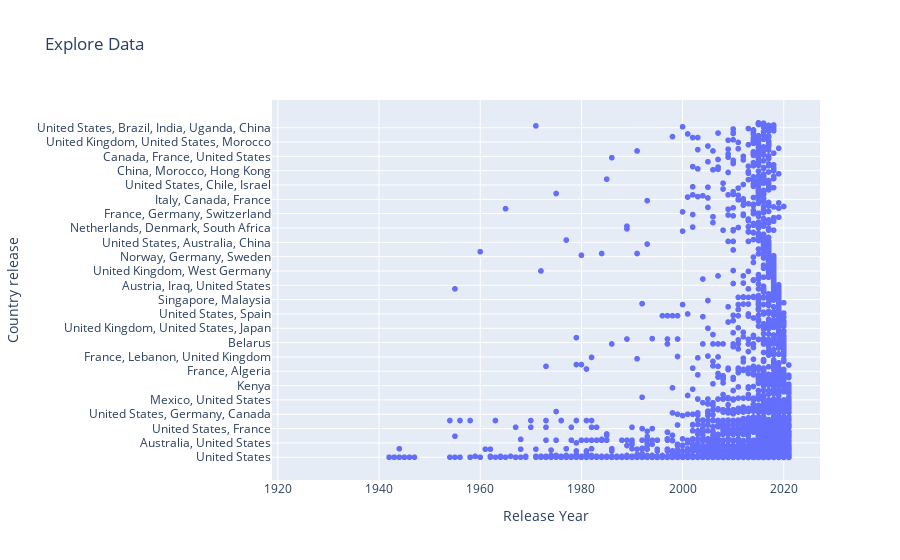

Write notebook code for a chart like this one.
### Markdown cell above
# Explore: To Analyise where the movies have released heavily .
## Analysis
- Type: Scatterplot
- Labels: 
 - x-axis: timeline of movies released
 - y - axis: countries in which the movies released
- Justification: Users can zoom in/out and pan to explore specific regions of the plot.
- Customisation :
- Download : Download as img , 
- hover Function : Hover on points to see the label , 
- Box Select :  To filter the plot size , 
- Lasso Effect : Draw to fouces on sample size, 
- Zoom : Zoom In and Zoom out, 
- AutoScale: To see and  cover entire dataset

### Code cell
import plotly.express as px

# fig = px.scatter(df, x='release_year', y='country')
# fig.update_layout(title='Explore Data', xaxis_title='Release Year', yaxis_title='Country release' )
# fig.show()

fig = px.scatter(df, x='release_year', y='country', title='Explore Data',
                 labels={'release_year': 'Release Year', 'country': 'Country release'}, hover_data={'title': False},
                 hover_name='title')

# Update layout
fig.update_layout(title='Explore Data', xaxis_title='Release Year', yaxis_title='Country release')

# Show plot
fig.show()

# Hover on the plot to get the options to zoom

### Figure 1 — Plotly figure (JSON) as saved in the notebook; plotly's stock layout.template omitted (floating-point values rounded to 4 significant figures; data arrays with more than 128 entries replaced by an {"elided": "..."} marker saying what was removed)
{"data": [{"customdata": {"elided": "8807x1 str values"}, "hovertemplate": "<b>%{hovertext}</b><br><br>Release Year=%{x}<br>Country release=%{y}<extra></extra>", "hovertext": {"elided": "8807 str values"}, "legendgroup": "", "marker": {"color": "#636efa", "symbol": "circle"}, "mode": "markers", "name": "", "showlegend": false, "type": "scattergl", "x": {"elided": "8807 int values"}, "xaxis": "x", "y": {"elided": "8807 str values"}, "yaxis": "y"}], "layout": {"legend": {"tracegroupgap": 0}, "title": {"text": "Explore Data"}, "xaxis": {"anchor": "y", "domain": [0, 1], "title": {"text": "Release Year"}}, "yaxis": {"anchor": "x", "domain": [0, 1], "title": {"text": "Country release"}}}}
